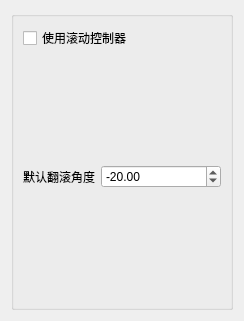
<?xml version="1.0" encoding="UTF-8"?>
<ui version="4.0">
 <class>Form</class>
 <widget class="QWidget" name="Form">
  <property name="geometry">
   <rect>
    <x>0</x>
    <y>0</y>
    <width>244</width>
    <height>321</height>
   </rect>
  </property>
  <property name="windowTitle">
   <string>表单</string>
  </property>
  <layout class="QGridLayout" name="gridLayout_2">
   <item row="0" column="0">
    <widget class="QGroupBox" name="groupBox">
     <property name="title">
      <string/>
     </property>
     <layout class="QGridLayout" name="gridLayout">
      <item row="0" column="0">
       <widget class="QCheckBox" name="useRollCtl_checkBox">
        <property name="text">
         <string>使用滚动控制器</string>
        </property>
       </widget>
      </item>
      <item row="1" column="0">
       <layout class="QFormLayout" name="formLayout">
        <item row="0" column="0">
         <widget class="QLabel" name="maxStretch_label">
          <property name="sizePolicy">
           <sizepolicy hsizetype="MinimumExpanding" vsizetype="MinimumExpanding">
            <horstretch>0</horstretch>
            <verstretch>0</verstretch>
           </sizepolicy>
          </property>
          <property name="text">
           <string>默认翻滚角度</string>
          </property>
         </widget>
        </item>
        <item row="0" column="1">
         <widget class="QDoubleSpinBox" name="rollAngle_spinBox">
          <property name="sizePolicy">
           <sizepolicy hsizetype="MinimumExpanding" vsizetype="Fixed">
            <horstretch>0</horstretch>
            <verstretch>0</verstretch>
           </sizepolicy>
          </property>
          <property name="decimals">
           <number>2</number>
          </property>
          <property name="minimum">
           <double>-180.000000000000000</double>
          </property>
          <property name="maximum">
           <double>180.000000000000000</double>
          </property>
          <property name="singleStep">
           <double>5.000000000000000</double>
          </property>
          <property name="value">
           <double>-20.000000000000000</double>
          </property>
         </widget>
        </item>
       </layout>
      </item>
     </layout>
    </widget>
   </item>
  </layout>
 </widget>
 <resources/>
 <connections/>
</ui>
